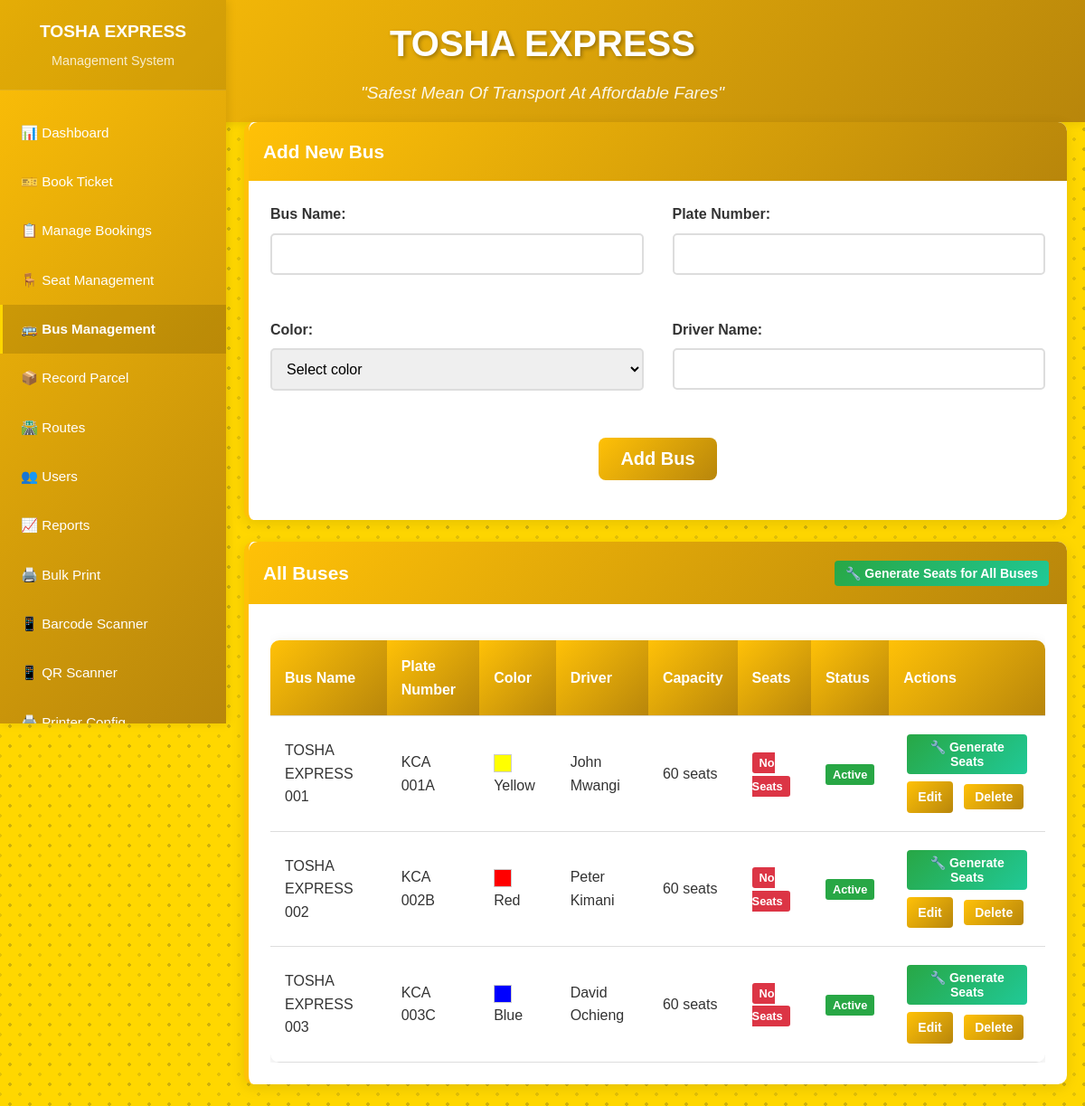
Page /bus_management.php (signed in) on the committed database.
### tables this page shows
CREATE TABLE buses (
    id INT AUTO_INCREMENT PRIMARY KEY,
    bus_name VARCHAR(100) NOT NULL,
    plate_no VARCHAR(20) UNIQUE NOT NULL,
    color VARCHAR(50) NOT NULL,
    capacity INT DEFAULT 60,
    driver_name VARCHAR(100) NOT NULL,
    status ENUM('active', 'inactive') DEFAULT 'active',
    created_at TIMESTAMP DEFAULT CURRENT_TIMESTAMP
);

### bus_management.php (the view, shortened to what this page needs)
<?php
$database = new Database();
$db = $database->getConnection();
$query = "SELECT b.*, COUNT(s.id) as seat_count
          FROM buses b
          LEFT JOIN seats s ON b.id = s.bus_id
          GROUP BY b.id
          ORDER BY b.bus_name";
$stmt = $db->prepare($query);
$stmt->execute();
$buses = $stmt->fetchAll(PDO::FETCH_ASSOC);
$edit_bus = null;
?>
<!DOCTYPE html>
<html lang="en">
<head>
    <link rel="stylesheet" href="assets/css/style.css">
</head>
<body>
    <?php include 'includes/navigation.php'; ?>
    <div class="container">
        <div class="card">
            <div class="card-header">
                <?php echo $edit_bus ? 'Edit Bus' : 'Add New Bus'; ?>
            </div>
            <form method="POST" action="">
                <div style="display: grid; grid-template-columns: 1fr 1fr; gap: 2rem;">
                    <div class="form-group">
                        <label for="bus_name">Bus Name:</label>
                        <input type="text" id="bus_name" name="bus_name" class="form-control"
                               value="<?php echo htmlspecialchars($edit_bus['bus_name'] ?? ''); ?>" required>
                    </div>
                    <div class="form-group">
                        <label for="plate_no">Plate Number:</label>
                        <input type="text" id="plate_no" name="plate_no" class="form-control"
                               value="<?php echo htmlspecialchars($edit_bus['plate_no'] ?? ''); ?>" required>
                    </div>
                    <div class="form-group">
                        <label for="color">Color:</label>
                        <select id="color" name="color" class="form-control" required>
                            <option value="">Select color</option>
                        </select>
                    </div>
                    <div class="form-group">
                        <label for="driver_name">Driver Name:</label>
                        <input type="text" id="driver_name" name="driver_name" class="form-control"
                               value="<?php echo htmlspecialchars($edit_bus['driver_name'] ?? ''); ?>" required>
                    </div>
                </div>
                <div class="form-group" style="text-align: center; margin-top: 2rem;">
                    <button type="submit" class="btn btn-primary btn-lg">
                        <?php echo $edit_bus ? 'Update Bus' : 'Add Bus'; ?>
                    </button>
                </div>
            </form>
        </div>
        <div class="card">
            <div class="card-header" style="display: flex; justify-content: space-between; align-items: center;">
                <span>All Buses</span>
                <form method="POST" action="" style="display: inline-block; margin: 0;">
                    <button type="submit" class="btn btn-success btn-sm" onclick="return confirm('Generate 60 seats for all buses that don\'t have seats?')">
                        🔧 Generate Seats for All Buses
                    </button>
                </form>
            </div>
            <div class="table-responsive">
                <table class="table">
                    <thead>
                        <tr>
                            <th>Bus Name</th>
                            <th>Plate Number</th>
                            <th>Color</th>
                            <th>Driver</th>
                            <th>Capacity</th>
                            <th>Seats</th>
                            <th>Status</th>
                            <th>Actions</th>
                        </tr>
                    </thead>
                    <tbody>
                        <?php foreach ($buses as $bus): ?>
                        <tr>
                            <td><?php echo htmlspecialchars($bus['bus_name']); ?></td>
                            <td><?php echo htmlspecialchars($bus['plate_no']); ?></td>
                            <td>
                                <span style="display: inline-block; width: 20px; height: 20px; background-color: <?php echo strtolower($bus['color']); ?>; border: 1px solid #ccc; vertical-align: middle; margin-right: 5px;"></span>
                                <?php echo htmlspecialchars($bus['color']); ?>
                            </td>
                            <td><?php echo htmlspecialchars($bus['driver_name']); ?></td>
                            <td><?php echo $bus['capacity']; ?> seats</td>
                            <td>
                                <?php
                                $seat_count = (int)($bus['seat_count'] ?? 0);
                                if ($seat_count === 0):
                                ?>
                                    <span class="badge badge-danger" style="background: #dc3545; color: white;">No Seats</span>
                                <?php else: ?>
                                    <span class="badge badge-success" style="background: #28a745; color: white;"><?php echo $seat_count; ?> seats</span>
                                <?php endif; ?>
                            </td>
                            <td>
                                <span class="badge badge-<?php echo $bus['status'] === 'active' ? 'success' : 'danger'; ?>">
                                    <?php echo ucfirst($bus['status']); ?>
                                </span>
                            </td>
                            <td>
                                <?php if ($seat_count === 0): ?>
                                    <form method="POST" action="" style="display: inline-block;">
                                        <button type="submit" class="btn btn-success btn-sm" title="Generate 60 seats for this bus">
                                            🔧 Generate Seats
                                        </button>
                                    </form>
                                <?php endif; ?>
                                <a href="?edit=<?php echo $bus['id']; ?>" class="btn btn-primary btn-sm">Edit</a>
                                <button class="btn btn-danger btn-sm" onclick="deleteBus(<?php echo $bus['id']; ?>, '<?php echo htmlspecialchars($bus['bus_name']); ?>')">
                                    Delete
                                </button>
                            </td>
                        </tr>
                        <?php endforeach; ?>
                    </tbody>
                </table>
            </div>
        </div>
    </div>
</body>
</html>

### assets/css/style.css (style rules this page uses)
:root { --primary-yellow: #FFD700; --primary-red: #FFC107; --primary-blue: #FFC107; --dark-red: #B8860B; --dark-blue: #B8860B; --light-gray: #F5F5F5; --dark-gray: #333333; --white: #FFFFFF; --black: #000000; }
* { margin: 0; padding: 0; box-sizing: border-box; }
body { font-family: 'Arial', sans-serif; background-color: var(--primary-yellow); background-image: radial-gradient(rgba(13, 20, 66, 0.20) 2px, transparent 2px), radial-gradient(rgba(13, 20, 66, 0.12) 2px, transparent 2px); background-position: 0 0, 11px 11px; background-size: 22px 22px; color: var(--dark-gray); line-height: 1.6; }
.container { max-width: 1200px; margin: 0 auto; padding: 0 20px; }
body { font-family: 'Arial', sans-serif; background-color: var(--primary-yellow); background-image: radial-gradient(rgba(13, 20, 66, 0.20) 2px, transparent 2px), radial-gradient(rgba(13, 20, 66, 0.12) 2px, transparent 2px); background-position: 0 0, 11px 11px; background-size: 22px 22px; color: var(--dark-gray); line-height: 1.6; margin-left: 250px; }
.container { max-width: 1200px; margin: 0 auto; padding: 0 20px; margin-left: 0; }
.card { background: var(--white); border-radius: 10px; box-shadow: 0 4px 15px rgba(0,0,0,0.1); padding: 1.5rem; margin-bottom: 1.5rem; border-left: 5px solid var(--primary-blue); }
.card-header { background: linear-gradient(135deg, var(--primary-blue), var(--dark-blue)); color: var(--white); padding: 1rem; margin: -1.5rem -1.5rem 1.5rem -1.5rem; border-radius: 10px 10px 0 0; font-size: 1.3rem; font-weight: bold; }
.form-group { margin-bottom: 1rem; }
.form-group label { display: block; margin-bottom: 0.5rem; font-weight: bold; color: var(--dark-gray); }
.form-control { width: 100%; padding: 0.75rem; border: 2px solid #ddd; border-radius: 5px; font-size: 1rem; transition: border-color 0.3s ease; }
.btn { display: inline-block; padding: 0.75rem 1.5rem; border: none; border-radius: 5px; font-size: 1rem; font-weight: bold; text-decoration: none; text-align: center; cursor: pointer; transition: all 0.3s ease; margin: 0.25rem; }
.btn-primary { background: linear-gradient(135deg, var(--primary-blue), var(--dark-blue)); color: var(--white); }
.btn-danger { background: linear-gradient(135deg, var(--primary-red), var(--dark-red)); color: var(--white); }
.btn-success { background: linear-gradient(135deg, #28a745, #20c997); color: var(--white); }
.table { width: 100%; border-collapse: collapse; margin-top: 1rem; background: var(--white); border-radius: 10px; overflow: hidden; box-shadow: 0 4px 15px rgba(0,0,0,0.1); }
.table th, .table td { padding: 1rem; text-align: left; border-bottom: 1px solid #ddd; }
.table th { background: linear-gradient(135deg, var(--primary-blue), var(--dark-blue)); color: var(--white); font-weight: bold; }
.btn-sm { padding: 0.375rem 0.75rem; font-size: 0.875rem; border-radius: 0.25rem; }
.btn-lg { padding: 0.75rem 1.5rem; font-size: 1.25rem; border-radius: 0.5rem; }

### bus_management.php (style rules this page uses)
.badge { padding: 0.25rem 0.5rem; border-radius: 3px; font-size: 0.8rem; font-weight: bold; }
.badge-success { background: #28a745; color: white; }
.badge-danger { background: #dc3545; color: white; }
.table-responsive { overflow-x: auto; }

### rows in the picture
buses: bus_name "TOSHA EXPRESS 001", plate_no "KCA 001A", color "Yellow", driver_name "John Mwangi", capacity "60", status "Active"
buses: bus_name "TOSHA EXPRESS 002", plate_no "KCA 002B", color "Red", driver_name "Peter Kimani", capacity "60", status "Active"
buses: bus_name "TOSHA EXPRESS 003", plate_no "KCA 003C", color "Blue", driver_name "David Ochieng", capacity "60", status "Active"
